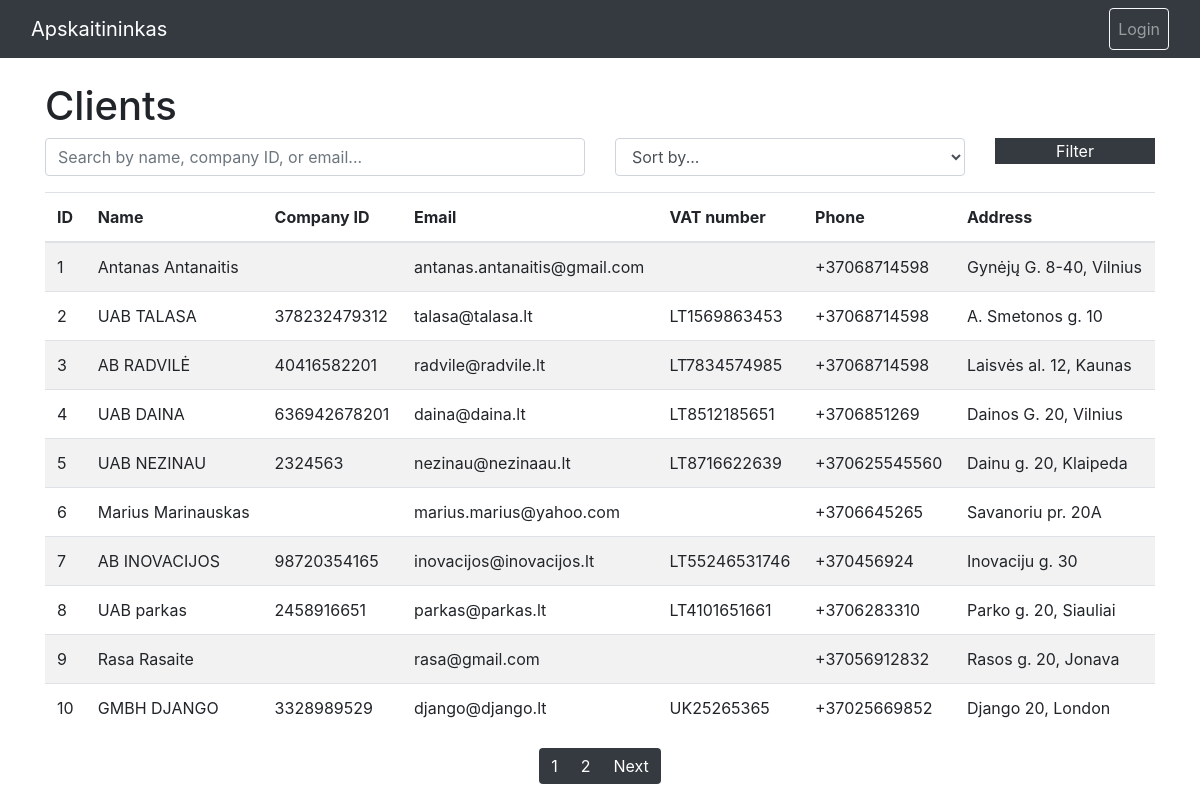
The app's page /apskaitininkas/clients/ with its own data.
### apskaitininkas/models.py (models this page shows, shortened)
class Client(models.Model):
    name = models.CharField('Company or person name', max_length=255)
    company_id = models.CharField('Company id', max_length=20, blank=True)
    vat_number = models.CharField('VAT payer number', max_length=20, blank=True)
    email = models.EmailField('Email adress', max_length=50, blank=True)
    phone = models.CharField('Phone number', max_length=20, blank=True)
    address = models.CharField('Adress', max_length=255)

### apskaitininkas/views.py (the view)
# urls.py: path('clients/', views.clients, name='clients'),
def clients(request):
    query = request.GET.get('query')
    sort = request.GET.get('sort')
    clients = Client.objects.all()
    if query:
        clients = clients.filter(
            Q(name__icontains=query) |
            Q(company_id__icontains=query) |
            Q(email__icontains=query)
        )
    if sort == 'name_asc':
        clients = clients.order_by('name')
    elif sort == 'name_desc':
        clients = clients.order_by('-name')
    elif sort == 'company_id_asc':
        clients = clients.order_by('company_id')
    elif sort == 'company_id_desc':
        clients = clients.order_by('-company_id')
    else:
        clients = clients.order_by('id')
    paginator = Paginator(clients, 10)
    page_number = request.GET.get('page')
    clients = paginator.get_page(page_number)
    context = {
        'clients': clients,
    }
    return render(request, 'clients.html', context=context)

### apskaitininkas/templates/clients.html (shortened to what this page needs)
{% extends 'base.html' %}
{% block content %}
{% load static %}
<h1>Clients</h1>
<form method="get" class="mb-3">
    <div class="row">
        <div class="col-md-6">
            <input type="text" name="query" class="form-control" placeholder="Search by name, company ID, or email..." value="{{ request.GET.q|default:'' }}">
        </div>
        <div class="col-md-4">
            <select name="sort" class="form-control">
                <option value="">Sort by...</option>
            </select>
        </div>
        <div class="col-md-2">
            <button type="submit" class="custom-btn-dark w-100">Filter</button>
        </div>
    </div>
</form>
<table class="table table-striped">
    <thead>
        <tr>
            <th>ID</th>
            <th>Name</th>
            <th>Company ID</th>
            <th>Email</th>
            <th>VAT number</th>
            <th>Phone</th>
            <th>Address</th>
        </tr>
    </thead>
    <tbody>
        {% for client in clients %}
        <tr>
            <td>{{ client.id }}</td>
            <td>{{ client.name }}</td>
            <td>{{ client.company_id }}</td>
            <td>{{ client.email }}</td>
            <td>{{ client.vat_number }}</td>
            <td>{{ client.phone }}</td>
            <td>{{ client.address }}</td>
        </tr>
        {% endfor %}
    </tbody>
</table>
<nav aria-label="Page navigation">
    <ul class="pagination justify-content-center">
        {% for num in clients.paginator.page_range %}
            <li class="page-item {% if num == clients.number %}active{% endif %}">
                <a class="page-link {% if num == clients.number %}custom-btn-dark{% else %}custom-btn-dark{% endif %}" href="?page={{ num }}&q={{ request.GET.query }}&sort={{ request.GET.sort }}">{{ num }}</a>
            </li>
        {% endfor %}
        {% if clients.has_next %}
            <li class="page-item">
                <a class="page-link custom-btn-dark" href="?page={{ clients.next_page_number }}&q={{ request.GET.query }}&sort={{ request.GET.sort }}">Next</a>
            </li>
        {% endif %}
    </ul>
</nav>
{% endblock %}

### apskaitininkas/static/css/styles.css (style rules this page uses)
body { background-image: url('/static/images/background.jpg'); background-size: cover; background-repeat: no-repeat; background-attachment: fixed; background-position: center; }
.pagination .page-link.custom-btn-dark { background-color: #343a40; color: #ffffff; border: none; }
.custom-btn-dark { background-color: #343a40; color: #ffffff; / border: none; text-align: center; border: none; }

### records on screen
Client: id "1", name "Antanas Antanaitis", email "antanas.antanaitis@gmail.com", phone "+37068714598", address "Gynėjų G. 8-40, Vilnius"
Client: id "2", name "UAB TALASA", company_id "378232479312", email "talasa@talasa.lt", vat_number "LT1569863453", phone "+37068714598", address "A. Smetonos g. 10"
Client: id "3", name "AB RADVILĖ", company_id "40416582201", email "radvile@radvile.lt", vat_number "LT7834574985", phone "+37068714598", address "Laisvės al. 12, Kaunas"
Client: id "4", name "UAB DAINA", company_id "636942678201", email "daina@daina.lt", vat_number "LT8512185651", phone "+3706851269", address "Dainos G. 20, Vilnius"
Client: id "5", name "UAB NEZINAU", company_id "2324563", email "nezinau@nezinaau.lt", vat_number "LT8716622639", phone "+370625545560", address "Dainu g. 20, Klaipeda"
Client: id "6", name "Marius Marinauskas", email "marius.marius@yahoo.com", phone "+3706645265", address "Savanoriu pr. 20A"
Client: id "7", name "AB INOVACIJOS", company_id "98720354165", email "inovacijos@inovacijos.lt", vat_number "LT55246531746", phone "+370456924", address "Inovaciju g. 30"
Client: id "8", name "UAB parkas", company_id "2458916651", email "parkas@parkas.lt", vat_number "LT4101651661", phone "+3706283310", address "Parko g. 20, Siauliai"
Client: id "9", name "Rasa Rasaite", email "rasa@gmail.com", phone "+37056912832", address "Rasos g. 20, Jonava"
Client: id "10", name "GMBH DJANGO", company_id "3328989529", email "django@django.lt", vat_number "UK25265365", phone "+37025669852", address "Django 20, London"

### other values on screen
{{ num }} "1" "2"
